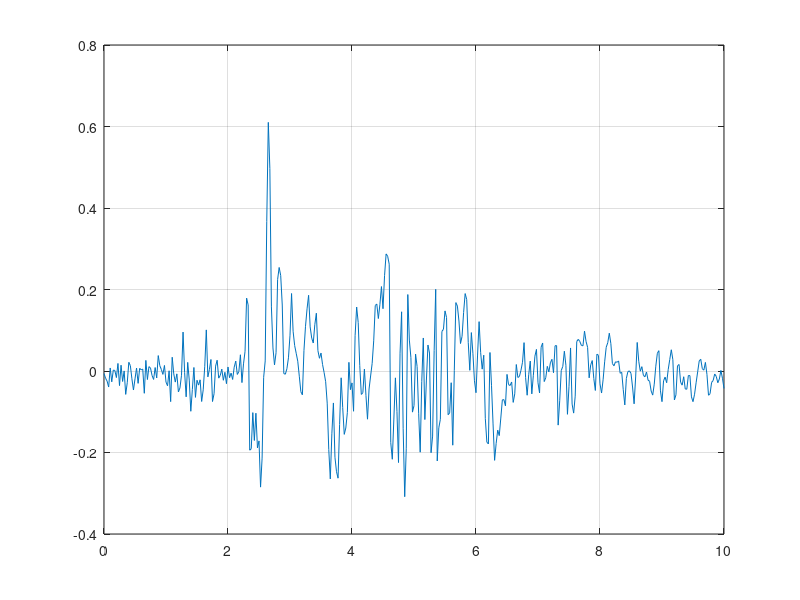

The MATLAB source for this figure: (Note: this script raises an error after producing the figure.)
clear all ;
s=load('ag.mat');
ag=s.a4;
dt=0.025;
tg=0:dt:dt*length(ag)-dt;
index=tg>=3&tg<=13;
tg=tg(index)-3;
ag=ag(index);
figure(1)
plot(tg,ag)
grid on
hold on
%%
alpha=0.1:0.01:0.3;
T=1:0.5:8;
p=2*pi./T;
sd=zeros(length(alpha),length(T));
sv=zeros(length(alpha),length(T));
rd=zeros(length(tg),1);
rv=zeros(length(tg),1);
for i=1:length(alpha)
    i
    indext=find(ag>tan(alpha(i)),1);
    tgtrig=interp1([ag(indext-1),ag(indext)],[tg(indext-1),tg(indext)],tan(alpha(i)));
    tg_temp=[tgtrig,tg(indext:end)];
    ag_temp=[tan(alpha(i));ag(indext:end)];
    for j=1:length(T)
        j
        initt=tg_temp(1);inity=[0,0];index=1;
        while initt<tg_temp(end)
            [rt_temp,ry_temp,te,ye,ie]=testrock2(alpha(i),T(j),tg_temp,ag_temp,[initt,tg_temp(index+1)],inity);
%             plot(rt_temp,ry_temp,'black');
            if rt_temp(end)==tg_temp(index+1)
                inity=ry_temp(end,:);
                sd(i,j)=max(sd(i,j),max(abs(ry_temp(:,1))));
                sv(i,j)=max(sv(i,j),max(abs(ry_temp(:,2))));
                initt=tg_temp(index+1);
                index=index+1;
                continue;
            end
            if ie==1
                inity=ye;
                inity(2)=inity(2)*(1-1.5*(sin(alpha(i)))^2);
                initt=te;
                sv(i,j)=max(sv(i,j),max(abs(ye(2))));
                continue;
            end
            if ie==2
                sd(i,j)=max(sd(i,j),max(abs(ry_temp(:,1))));
                sv(i,j)=max(sv(i,j),max(abs(ry_temp(:,2))));
                break;
            end
        end
        
        sd(i,j)=sd(i,j)/alpha(i);
        sv(i,j)=sv(i,j)/p(j);
    end
end



